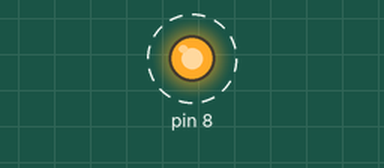
Simulated run of this sketch. Board: Arduino Uno, built with avr-gcc and run on an emulated ATmega328P. Parts: output pins drawn as LEDs (lit = HIGH). Dashed ring = blinking. What the sketch prints to the serial monitor is not drawn.

Above: at 0.2 s.
Timing chart, 0 to 3.0 s (numbered marks = the images above):
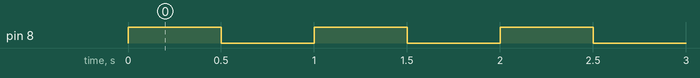

Measured:
- by itself, pin 8: alternates HIGH for 0.50 s and LOW for 0.50 s

The sketch:

Blink_Test_Plotter.ino
```cpp
void setup() {
  // initialize digital pin LED_BUILTIN as an output.
  pinMode(8, OUTPUT);

  Serial.begin(9600);
}

// the loop function runs over and over again forever
void loop() {
  digitalWrite(8, HIGH);   // turn the LED on (HIGH is the voltage level)
  delay(500);                       // wait for a second
  Serial.println("LED ON");
  digitalWrite(8, LOW);    // turn the LED off by making the voltage LOW
  delay(500);                       // wait for a second
  Serial.println("LED OFF");
}
```
